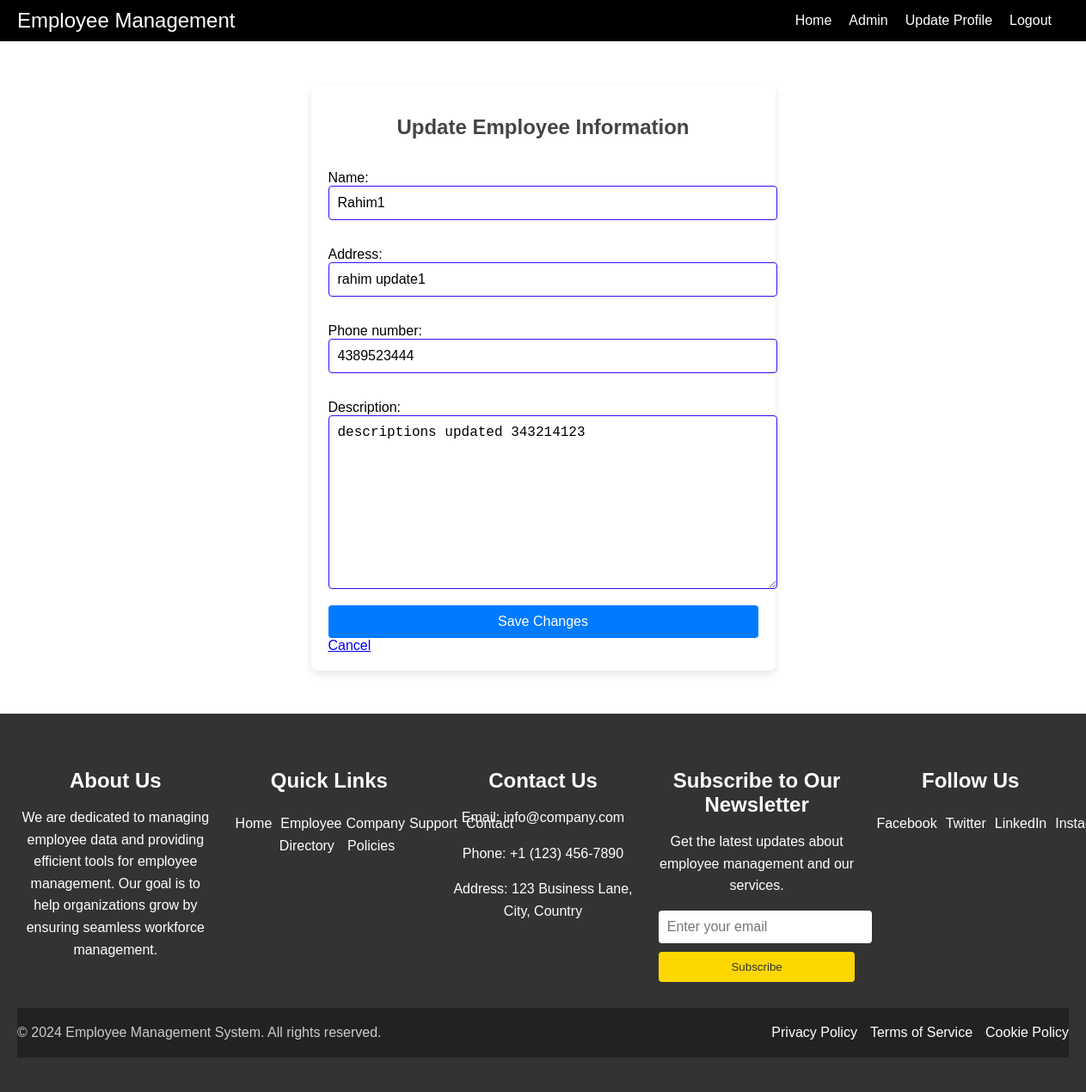
/employees/update/2/ (signed in), run on an earlier commit of the app's database.
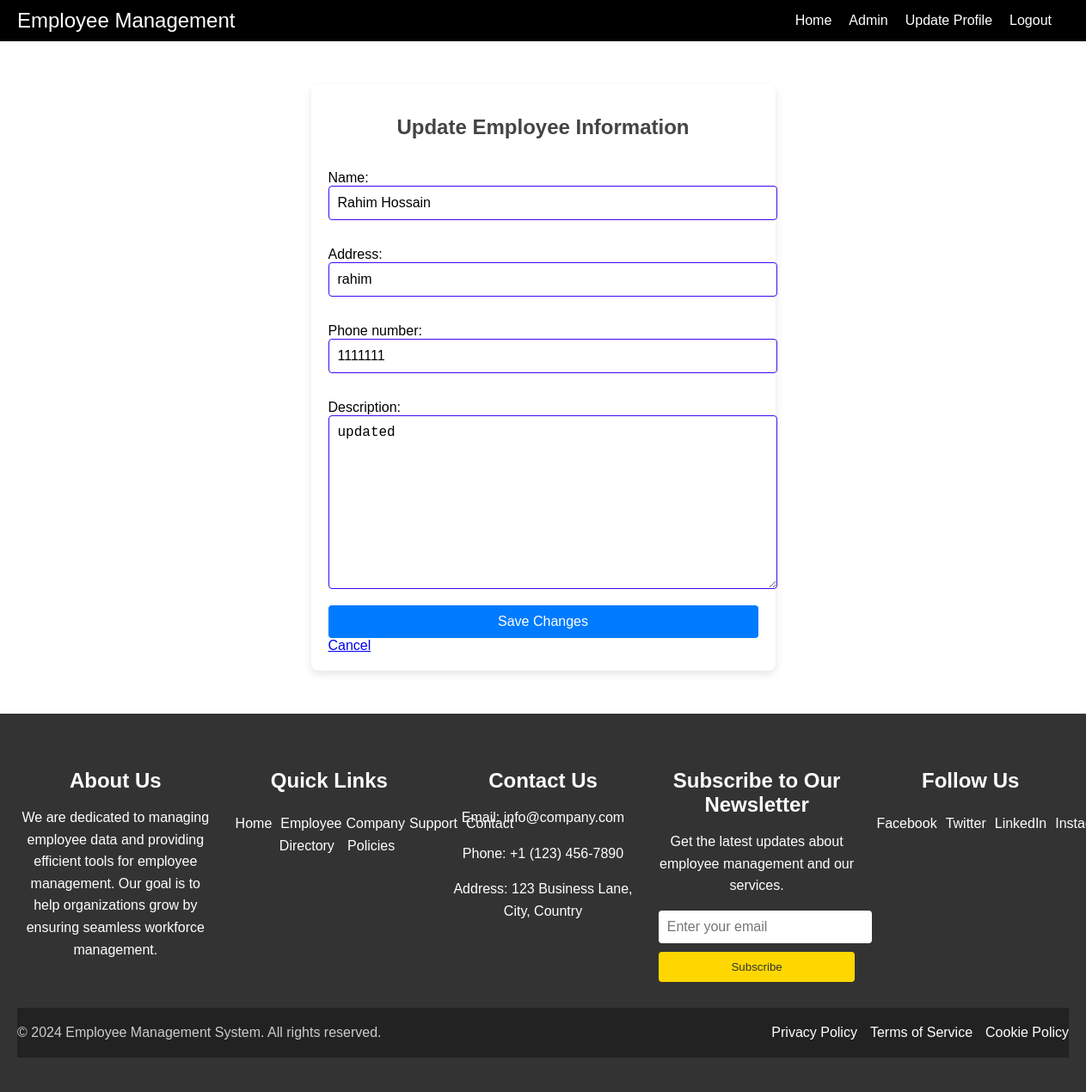
And on a later commit of the database.
### employees/models.py (models this page shows, shortened)
class EmployeeModel(models.Model):
    user = models.OneToOneField(User, on_delete=models.CASCADE, null=True)
    name = models.CharField(max_length=100)
    address = models.CharField(max_length=100)
    phone_number = models.IntegerField()
    salary = models.DecimalField(max_digits=10, decimal_places=2)
    designation = models.CharField(max_length=100)
    description = models.TextField()

### employees/views.py (the view)
# urls.py: path('update/<int:id>/', views.update_employee, name='update_employee'),
@login_required
def update_employee(request, id):
    employee = get_object_or_404(EmployeeModel, id=id)
    if not request.user.is_superuser and employee.user != request.user:
        return HttpResponseForbidden("You are not allowed to update this employee.")
    if request.method == 'POST':
        form = EmployeeForm(request.POST, instance=employee, user=request.user)
        if form.is_valid():
            form.save()
            return redirect('delete_update_employee')
    else:
        form = EmployeeForm(instance=employee, user=request.user)
    return render(request, 'update_employee.html', {'form': form})

### employees/forms.py (shortened to what this page needs)
class EmployeeForm(forms.ModelForm):
    class Meta:
        model = EmployeeModel
        fields = '__all__'
    def __init__(self, *args, **kwargs):
        self.user = kwargs.pop('user', None)
        super(EmployeeForm, self).__init__(*args, **kwargs)
        if self.instance and self.instance.pk:
            if self.user and not self.user.is_superuser:
                del self.fields['designation']
                del self.fields['salary']
                del self.fields['user']

### employees/templates/update_employee.html
{% extends 'base.html' %} {% block content %} {% load static %}
<link rel="stylesheet" href="{% static  'form.css' %}" />
<div class="form-container">
  <h1>Update Employee Information</h1>
  <form method="post" novalidate>
    {% csrf_token %} {{ form.as_p }}
    <button type="submit" class="submit-button">Save Changes</button>
  </form>
  <a href="{% url 'delete_update_employee' %}">Cancel</a>
</div>
{% endblock %}

What changed in the data, as far as the page shows it:
changed EmployeeModel: name "Rahim1" → "Rahim Hossain"; address "rahim update1" → "rahim"; phone_number "4389523444" → "1111111"; description "descriptions updated 343214123" → "updated"
